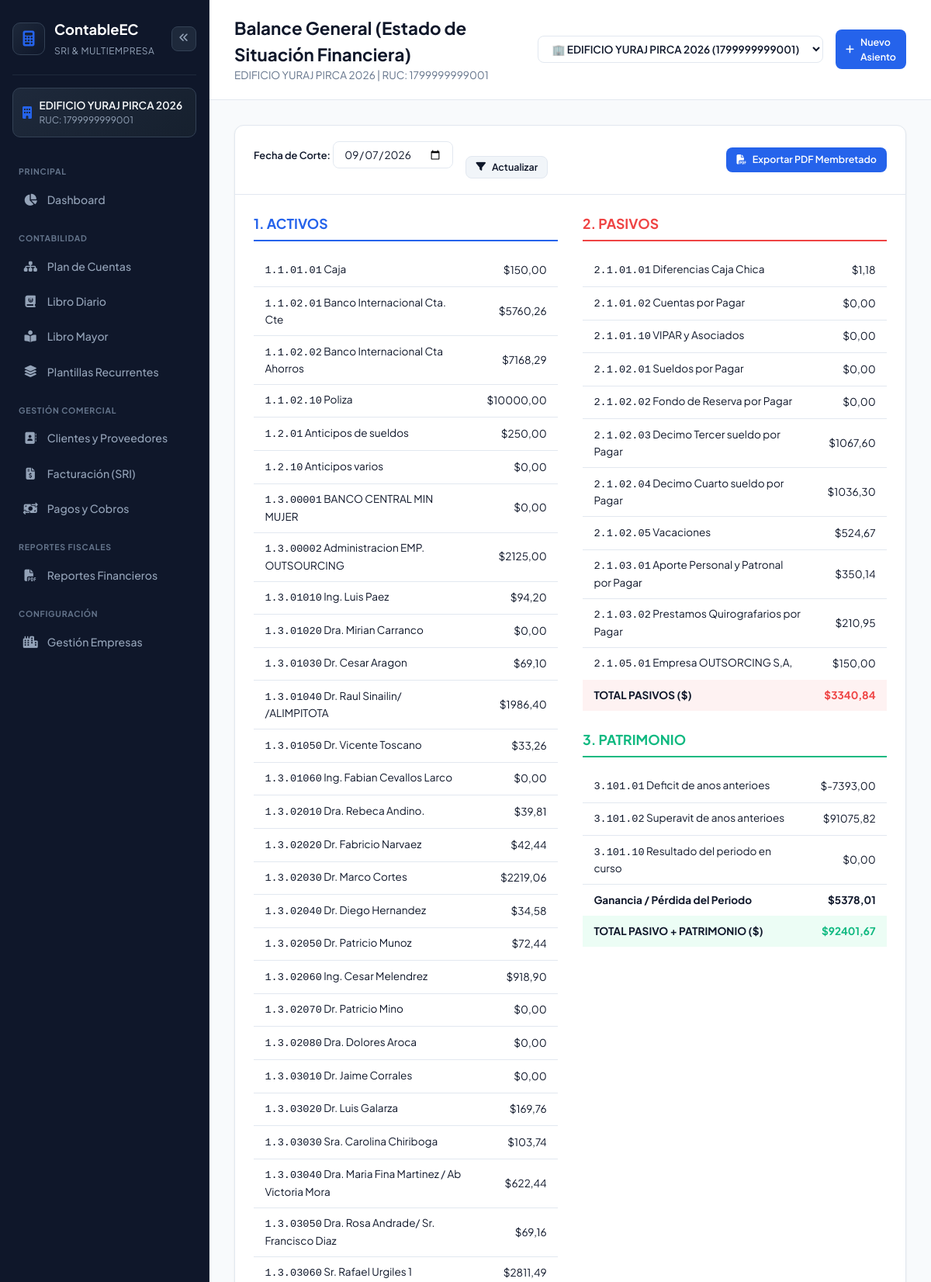
Screenshot of /reports/balance-sheet/ (signed in, upper part) with the database file from the repository.
### apps/companies/models.py (models this page shows, shortened)
class Company(models.Model):
    name = models.CharField(max_length=200, verbose_name="Razón Social")
    trade_name = models.CharField(max_length=200, blank=True, null=True, verbose_name="Nombre Comercial")
    tax_id = models.CharField(max_length=20, unique=True, verbose_name="Identificación Fiscal / RUC")
    address = models.TextField(verbose_name="Dirección Matriz")
    phone = models.CharField(max_length=50, blank=True, null=True, verbose_name="Teléfono")
    email = models.EmailField(verbose_name="Correo Electrónico")
    is_accounting_required = models.BooleanField(default=True, verbose_name="Obligado a llevar Contabilidad")
    special_taxpayer_resolution = models.CharField(max_length=50, blank=True, null=True, verbose_name="Resolución Contribuyente Especial")
    is_rimpe = models.BooleanField(default=False, verbose_name="Régimen RIMPE")
    logo = models.ImageField(upload_to='companies/logos/', blank=True, null=True, verbose_name="Logo de la Empresa")
    is_active = models.BooleanField(default=True, verbose_name="Empresa Activa")
    created_at = models.DateTimeField(auto_now_add=True)
    updated_at = models.DateTimeField(auto_now=True)
    class Meta:
        verbose_name = "Empresa"
        verbose_name_plural = "Empresas"
        ordering = ['name']

### apps/accounting/models.py (models this page shows, shortened)
class Account(models.Model):
    ACCOUNT_TYPES = [
        ('ASSET', 'Activo'),
        ('LIABILITY', 'Pasivo'),
        ('EQUITY', 'Patrimonio'),
        ('INCOME', 'Ingresos'),
        ('EXPENSE', 'Gastos'),
    ]
    ACCOUNT_KINDS = [
        ('CONTROL', 'Título / Agrupadora'),
        ('MOVEMENT', 'Movimiento / Detalle'),
    ]
    company = models.ForeignKey(Company, on_delete=models.CASCADE, related_name='accounts')
    code = models.CharField(max_length=50, verbose_name="Código Decimal (ej: 1.1.01.001)")
    name = models.CharField(max_length=200, verbose_name="Nombre de la Cuenta")
    account_type = models.CharField(max_length=20, choices=ACCOUNT_TYPES, verbose_name="Naturaleza de Cuenta")
    kind = models.CharField(max_length=20, choices=ACCOUNT_KINDS, default='MOVEMENT', verbose_name="Tipo de Cuenta")
    parent = models.ForeignKey('self', on_delete=models.CASCADE, null=True, blank=True, related_name='children', verbose_name="Cuenta Padre")
    is_active = models.BooleanField(default=True, verbose_name="Activa")
    class Meta:
        verbose_name = "Cuenta Contable"
        verbose_name_plural = "Cuentas Contables"
        unique_together = ('company', 'code')
        ordering = ['code']

### apps/reports/views.py (the view)
# urls.py: path('reports/balance-sheet/', rep_views.balance_sheet_view, name='balance_sheet'),
@login_required(login_url='login')
def balance_sheet_view(request):
    company = getattr(request, 'company', None)
    if not company:
        return redirect('company_create')
    cutoff_date_str = request.GET.get('cutoff_date') or date.today().isoformat()
    cutoff_date = date.fromisoformat(cutoff_date_str)
    data = get_balance_sheet(company, cutoff_date)
    export_format = request.GET.get('export')
    if export_format == 'pdf':
        html_string = render_to_string('reports/pdf_balance_sheet.html', {
            'company': company,
            'data': data
        })
        return export_report_pdf(html_string, f"Balance_General_{company.tax_id}.pdf")
    return render(request, 'reports/balance_sheet.html', {
        'company': company,
        'data': data,
        'cutoff_date': cutoff_date_str
    })

### apps/companies/context_processors.py (called while the page is built)
def company_context(request):
    if request.user.is_authenticated:
        permissions = CompanyUserPermission.objects.select_related('company').filter(
            user=request.user, company__is_active=True, is_active=True
        )
        roles = {p.role for p in permissions}
        if request.user.is_superuser or 'ADMIN' in roles or 'ACCOUNTANT' in roles:
            all_companies = list(Company.objects.filter(is_active=True))
        elif permissions:
            all_companies = [p.company for p in permissions]
        else:
            all_companies = list(Company.objects.filter(is_active=True))
    else:
        all_companies = list(Company.objects.filter(is_active=True))
    return {
        'all_companies': all_companies,
    }

### templates/reports/balance_sheet.html (shortened to what this page needs)
{% extends "base.html" %}
{% block header_title %}Balance General (Estado de Situación Financiera){% endblock %}
{% block header_subtitle %}{{ company.name }} | RUC: {{ company.tax_id }}{% endblock %}
{% block content %}
<div class="table-card">
    <div class="table-header">
        <form method="GET" class="report-toolbar">
            <div>
                <label class="report-label">Fecha de Corte:</label>
                <input type="date" name="cutoff_date" class="form-select-sm" value="{{ cutoff_date }}">
            </div>
            <button type="submit" class="btn btn-secondary btn-sm">
                <i class="fa-solid fa-filter"></i> Actualizar
            </button>
        </form>
        <div class="report-actions">
            <a href="?cutoff_date={{ cutoff_date }}&export=pdf" class="btn btn-primary btn-sm">
                <i class="fa-solid fa-file-pdf"></i> Exportar PDF Membretado
            </a>
        </div>
    </div>
    <div class="report-two-col">
        <div>
            <h4 class="report-section-title">
                1. ACTIVOS
            </h4>
            <table class="custom-table">
                <tbody>
                    {% for item in data.assets %}
                        <tr>
                            <td><code>{{ item.account.code }}</code> {{ item.account.name }}</td>
                            <td class="text-right">${{ item.balance|floatformat:2 }}</td>
                        </tr>
                    {% empty %}
                        <tr><td colspan="2" class="text-secondary">Sin activos registrados</td></tr>
                    {% endfor %}
                </tbody>
            </table>
        </div>
        <div>
            <h4 class="report-section-title red">
                2. PASIVOS
            </h4>
            <table class="custom-table report-table-spacer">
                <tbody>
                    {% for item in data.liabilities %}
                        <tr>
                            <td><code>{{ item.account.code }}</code> {{ item.account.name }}</td>
                            <td class="text-right">${{ item.balance|floatformat:2 }}</td>
                        </tr>
                    {% empty %}
                        <tr><td colspan="2" class="text-secondary">Sin pasivos registrados</td></tr>
                    {% endfor %}
                </tbody>
                <tfoot>
                    <tr class="tfoot-total red">
                        <td>TOTAL PASIVOS ($)</td>
                        <td class="text-right">${{ data.total_liabilities|floatformat:2 }}</td>
                    </tr>
                </tfoot>
            </table>
            <h4 class="report-section-title green">
                3. PATRIMONIO
            </h4>
            <table class="custom-table">
                <tbody>
                    {% for item in data.equity %}
                        <tr>
                            <td><code>{{ item.account.code }}</code> {{ item.account.name }}</td>
                            <td class="text-right">${{ item.balance|floatformat:2 }}</td>
                        </tr>
                    {% endfor %}
                    <tr>
                        <td><strong>Ganancia / Pérdida del Periodo</strong></td>
                        <td class="text-right"><strong>${{ data.current_period_result|floatformat:2 }}</strong></td>
                    </tr>
                </tbody>
                <tfoot>
                    <tr class="tfoot-total green">
                        <td>TOTAL PASIVO + PATRIMONIO ($)</td>
                        <td class="text-right">${{ data.total_liabilities_and_equity|floatformat:2 }}</td>
                    </tr>
                </tfoot>
            </table>
        </div>
    </div>
</div>
{% endblock %}

### templates/base.html (shortened to what this page needs)
<!DOCTYPE html>
<html lang="es">
<head>
    <link rel="stylesheet" href="/static/vendor/fonts/fonts.css">
    <link rel="stylesheet" href="/static/vendor/fontawesome/css/all.min.css">
    <link rel="stylesheet" href="/static/css/style.css?v=17">
</head>
<body>
    <div class="app-layout">
        <aside class="sidebar">
            <div class="sidebar-header">
                <div class="logo-box">
                    <i class="fa-solid fa-calculator text-primary"></i>
                </div>
                <div class="logo-text">
                    <span class="brand-title">ContableEC</span>
                    <span class="brand-subtitle">SRI & Multiempresa</span>
                </div>
                <button type="button" id="sidebarToggle" class="sidebar-toggle" title="Minimizar menú">
                    <i class="fa-solid fa-angles-left"></i>
                </button>
            </div>
            <div class="active-company-card">
                {% if request.company %}
                    <div class="company-badge">
                        <i class="fa-solid fa-building text-accent"></i>
                        <div class="company-info">
                            <span class="company-name" title="{{ request.company.name }}">{{ request.company.name }}</span>
                            <span class="company-taxid">RUC: {{ request.company.tax_id }}</span>
                        </div>
                    </div>
                {% else %}
                    <div class="company-badge alert-badge">
                        <i class="fa-solid fa-triangle-exclamation"></i>
                        <span>Sin Empresa Seleccionada</span>
                    </div>
                {% endif %}
            </div>
            <nav class="sidebar-nav">
                <div class="nav-section-label">PRINCIPAL</div>
                <a href="{% url 'dashboard' %}" title="Dashboard" class="nav-link {% if request.resolver_match.url_name == 'dashboard' %}active{% endif %}">
                    <i class="fa-solid fa-chart-pie"></i>
                    <span>Dashboard</span>
                </a>
                <div class="nav-section-label">CONTABILIDAD</div>
                <a href="{% url 'account_list' %}" title="Plan de Cuentas" class="nav-link {% if 'account' in request.resolver_match.url_name %}active{% endif %}">
                    <i class="fa-solid fa-sitemap"></i>
                    <span>Plan de Cuentas</span>
                </a>
                <a href="{% url 'journal_entry_list' %}" title="Libro Diario" class="nav-link {% if 'journal' in request.resolver_match.url_name %}active{% endif %}">
                    <i class="fa-solid fa-book-journal-whills"></i>
                    <span>Libro Diario</span>
                </a>
                <a href="{% url 'ledger' %}" title="Libro Mayor" class="nav-link {% if 'ledger' in request.resolver_match.url_name %}active{% endif %}">
                    <i class="fa-solid fa-book-open-reader"></i>
                    <span>Libro Mayor</span>
                </a>
                <a href="{% url 'template_list' %}" title="Plantillas de Asientos Recurrentes" class="nav-link {% if 'template' in request.resolver_match.url_name %}active{% endif %}">
                    <i class="fa-solid fa-layer-group"></i>
                    <span>Plantillas Recurrentes</span>
                </a>
                <div class="nav-section-label">GESTIÓN COMERCIAL</div>
                <a href="{% url 'contact_list' %}" title="Clientes y Proveedores" class="nav-link {% if 'contact' in request.resolver_match.url_name %}active{% endif %}">
                    <i class="fa-solid fa-address-book"></i>
                    <span>Clientes y Proveedores</span>
                </a>
                <a href="{% url 'invoice_list' %}" title="Facturación (SRI)" class="nav-link {% if 'invoice' in request.resolver_match.url_name %}active{% endif %}">
                    <i class="fa-solid fa-file-invoice-dollar"></i>
                    <span>Facturación (SRI)</span>
                </a>
                <a href="{% url 'payment_list' %}" title="Pagos y Cobros" class="nav-link {% if 'payment' in request.resolver_match.url_name %}active{% endif %}">
                    <i class="fa-solid fa-money-bill-transfer"></i>
                    <span>Pagos y Cobros</span>
                </a>
                <div class="nav-section-label">REPORTES FISCALES</div>
                <a href="{% url 'reports_home' %}" title="Reportes Financieros" class="nav-link {% if 'reports' in request.resolver_match.url_name %}active{% endif %}">
                    <i class="fa-solid fa-file-pdf"></i>
                    <span>Reportes Financieros</span>
                </a>
                <div class="nav-section-label">CONFIGURACIÓN</div>
                <a href="{% url 'company_list' %}" title="Gestión Empresas" class="nav-link {% if 'company' in request.resolver_match.url_name %}active{% endif %}">
                    <i class="fa-solid fa-city"></i>
                    <span>Gestión Empresas</span>
                </a>
            </nav>
        </aside>
        <main class="main-wrapper">
            <header class="topbar">
                <div class="topbar-left">
                    <div class="topbar-title">
                        <h1>{% block header_title %}Tablero Contable{% endblock %}</h1>
                        <p class="topbar-subtitle">{% block header_subtitle %}Gestión financiera y fiscal para Ecuador{% endblock %}</p>
                    </div>
                </div>
                <div class="topbar-actions">
                    {% if all_companies %}
                        <form method="POST" action="{% url 'switch_company' %}" class="company-switch-form">
                            <select name="company_id" id="company_id_select" onchange="this.form.submit()" class="form-select-sm form-select-accent">
                                {% for comp in all_companies %}
                                    <option value="{{ comp.id }}" {% if request.company.id == comp.id %}selected{% endif %}>
                                        🏢 {{ comp.name }} ({{ comp.tax_id }})
                                    </option>
                                {% endfor %}
                            </select>
                        </form>
                    {% endif %}
                    <a href="{% url 'journal_entry_create' %}" class="btn btn-primary btn-sm">
                        <i class="fa-solid fa-plus"></i> Nuevo Asiento
                    </a>
                </div>
            </header>
            <div class="content-body">
                {% block content %}{% endblock %}
            </div>
        </main>
    </div>
</body>
</html>

### rows the page displays
Company: company.name "EDIFICIO YURAJ PIRCA 2026", company.tax_id "1799999999001", name "EDIFICIO YURAJ PIRCA 2026", tax_id "1799999999001"
Account: account.code "1.1.01.01", account.name "Caja", balance "150,00"
Account: account.code "1.1.02.01", account.name "Banco Internacional Cta. Cte", balance "5760,26"
Account: account.code "1.1.02.02", account.name "Banco Internacional Cta Ahorros", balance "7168,29"
Account: account.code "1.1.02.10", account.name "Poliza", balance "10000,00"
Account: account.code "1.2.01", account.name "Anticipos de sueldos", balance "250,00"
Account: account.code "1.2.10", account.name "Anticipos varios", balance "0,00"
Account: account.code "1.3.00001", account.name "BANCO CENTRAL MIN MUJER", balance "0,00"
Account: account.code "1.3.00002", account.name "Administracion EMP. OUTSOURCING", balance "2125,00"
Account: account.code "1.3.01010", account.name "Ing. Luis Paez", balance "94,20"
Account: account.code "1.3.01020", account.name "Dra. Mirian Carranco", balance "0,00"
Account: account.code "1.3.01030", account.name "Dr. Cesar Aragon", balance "69,10"
Account: account.code "1.3.01040", account.name "Dr. Raul Sinailin/ /ALIMPITOTA", balance "1986,40"
Account: account.code "1.3.01050", account.name "Dr. Vicente Toscano", balance "33,26"
Account: account.code "1.3.01060", account.name "Ing. Fabian Cevallos Larco", balance "0,00"
Account: account.code "1.3.02010", account.name "Dra. Rebeca Andino.", balance "39,81"
Account: account.code "1.3.02020", account.name "Dr. Fabricio Narvaez", balance "42,44"
Account: account.code "1.3.02030", account.name "Dr. Marco Cortes", balance "2219,06"
Account: account.code "1.3.02040", account.name "Dr. Diego Hernandez", balance "34,58"
Account: account.code "1.3.02050", account.name "Dr. Patricio Munoz", balance "72,44"
Account: account.code "1.3.02060", account.name "Ing. Cesar Melendrez", balance "918,90"
Account: account.code "1.3.02070", account.name "Dr. Patricio Mino", balance "0,00"
Account: account.code "1.3.02080", account.name "Dra. Dolores Aroca", balance "0,00"
Account: account.code "1.3.03010", account.name "Dr. Jaime Corrales", balance "0,00"
Account: account.code "1.3.03020", account.name "Dr. Luis Galarza", balance "169,76"
Account: account.code "1.3.03030", account.name "Sra. Carolina Chiriboga", balance "103,74"
Account: account.code "1.3.03040", account.name "Dra. Maria Fina Martinez / Ab Victoria Mora", balance "622,44"
Account: account.code "1.3.03050", account.name "Dra. Rosa Andrade/ Sr. Francisco Diaz", balance "69,16"
Account: account.code "1.3.03060", account.name "Sr. Rafael Urgiles 1", balance "2811,49"
Account: account.code "2.1.01.01", account.name "Diferencias Caja Chica", balance "1,18"
Account: account.code "2.1.01.02", account.name "Cuentas por Pagar", balance "0,00"
Account: account.code "2.1.01.10", account.name "VIPAR y Asociados", balance "0,00"
Account: account.code "2.1.02.01", account.name "Sueldos por Pagar", balance "0,00"
Account: account.code "2.1.02.02", account.name "Fondo de Reserva por Pagar", balance "0,00"
Account: account.code "2.1.02.03", account.name "Decimo Tercer sueldo por Pagar", balance "1067,60"
Account: account.code "2.1.02.04", account.name "Decimo Cuarto sueldo por Pagar", balance "1036,30"
Account: account.code "2.1.02.05", account.name "Vacaciones", balance "524,67"
Account: account.code "2.1.03.01", account.name "Aporte Personal y Patronal por Pagar", balance "350,14"
Account: account.code "2.1.03.02", account.name "Prestamos Quirografarios por Pagar", balance "210,95"
Account: account.code "2.1.05.01", account.name "Empresa OUTSORCING S,A,", balance "150,00"
Account: account.code "3.101.01", account.name "Deficit de anos anterioes", balance "-7393,00"
Account: account.code "3.101.02", account.name "Superavit de anos anterioes", balance "91075,82"
Account: account.code "3.101.10", account.name "Resultado del periodo en curso", balance "0,00"

### other values shown
{{ data.total_liabilities|floatformat:2 }} "3340,84"
{{ data.current_period_result|floatformat:2 }} "5378,01"
{{ data.total_liabilities_and_equity|floatformat:2 }} "92401,67"
